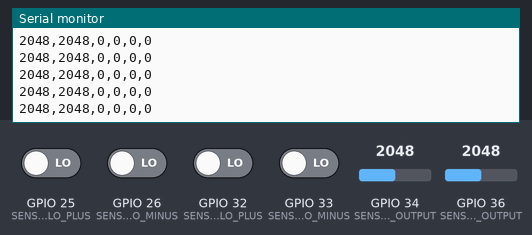
Recording of a sketch running on a simulated ESP32. Shown: the last lines printed to the serial monitor. The inputs (shaded band) are chosen by the test bench; at power-on: GPIO 25 (SENSOR2_LO_PLUS), GPIO 26 (SENSOR2_LO_MINUS), GPIO 32 (SENSOR1_LO_PLUS), GPIO 33 (SENSOR1_LO_MINUS) LOW, GPIO 34 (SENSOR1_OUTPUT) = 2048, GPIO 36 (SENSOR2_OUTPUT) = 2048.

Above: at 2.2 s.
2.3 s: GPIO 34 (SENSOR1_OUTPUT) set to 2866
At 2.8 s:
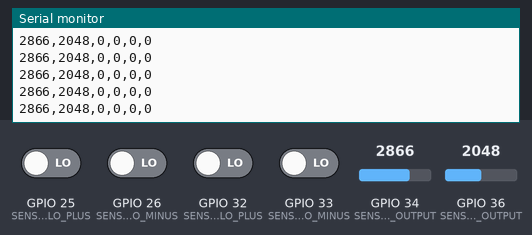
3.8 s: GPIO 36 (SENSOR2_OUTPUT) set to 2866
At 4.6 s:
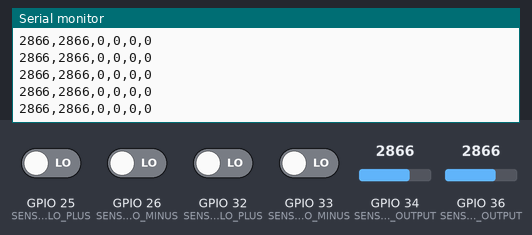
5.3 s: GPIO 25 (SENSOR2_LO_PLUS) driven HIGH
At 6.3 s:
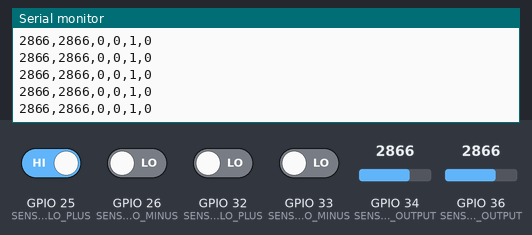

The sketch:

dual_channel_adc_test.ino
```cpp
/*
 * Dual Channel AD8232 Test - Phase 4 Subvocalization Project
 *
 * Reads two AD8232 sensors and outputs to Serial Plotter
 * Use Arduino IDE: Tools > Serial Plotter (Ctrl+Shift+L)
 *
 * Wiring:
 *   AD8232 #1 (Chin):  OUTPUT -> GPIO34, LO+ -> GPIO32, LO- -> GPIO33
 *   AD8232 #2 (Jaw):   OUTPUT -> GPIO36, LO+ -> GPIO25, LO- -> GPIO26
 *   Both: SDN -> 3.3V, GND -> GND, 3.3V -> 3.3V
 */

// ============ PIN DEFINITIONS ============
// Sensor 1 (Chin)
#define SENSOR1_OUTPUT 34
#define SENSOR1_LO_PLUS 32
#define SENSOR1_LO_MINUS 33

// Sensor 2 (Jaw)
#define SENSOR2_OUTPUT 36
#define SENSOR2_LO_PLUS 25
#define SENSOR2_LO_MINUS 26

// ============ CONFIGURATION ============
#define SAMPLE_RATE_HZ 500   // Samples per second
#define BAUD_RATE 115200     // Serial baud rate

// Calculate delay between samples
const int sampleDelayMs = 1000 / SAMPLE_RATE_HZ;

void setup() {
  Serial.begin(BAUD_RATE);

  // Configure leads-off detection pins as inputs
  pinMode(SENSOR1_LO_PLUS, INPUT);
  pinMode(SENSOR1_LO_MINUS, INPUT);
  pinMode(SENSOR2_LO_PLUS, INPUT);
  pinMode(SENSOR2_LO_MINUS, INPUT);

  // Brief startup message
  Serial.println("Dual AD8232 Test - Phase 4 Subvocalization");
  Serial.println("Open Serial Plotter (Ctrl+Shift+L) to view graphs");
  Serial.println("---");
  delay(1000);
}

void loop() {
  // Read leads-off detection pins individually for debugging
  int s1_lo_plus = digitalRead(SENSOR1_LO_PLUS);
  int s1_lo_minus = digitalRead(SENSOR1_LO_MINUS);
  int s2_lo_plus = digitalRead(SENSOR2_LO_PLUS);
  int s2_lo_minus = digitalRead(SENSOR2_LO_MINUS);

  // Read raw ADC values (0-4095 for ESP32 12-bit ADC)
  int sensor1_value = analogRead(SENSOR1_OUTPUT);
  int sensor2_value = analogRead(SENSOR2_OUTPUT);

  // DEBUG OUTPUT: S1_Raw,S2_Raw,S1_LO+,S1_LO-,S2_LO+,S2_LO-
  // LO pins: 0 = electrode connected, 1 = leads off
  Serial.print(sensor1_value);
  Serial.print(",");
  Serial.print(sensor2_value);
  Serial.print(",");
  Serial.print(s1_lo_plus);    // Should be 0 when connected
  Serial.print(",");
  Serial.print(s1_lo_minus);   // Should be 0 when connected
  Serial.print(",");
  Serial.print(s2_lo_plus);    // Should be 0 when connected
  Serial.print(",");
  Serial.println(s2_lo_minus); // Should be 0 when connected

  delay(sampleDelayMs);
}
```

Measured:
- after the input at 2.3 s, the serial monitor: prints a new line at once (image 1)
- after the input at 3.8 s, the serial monitor: prints a new line at once (image 2)
- after the input at 5.3 s, the serial monitor: prints a new line at once (image 3)
